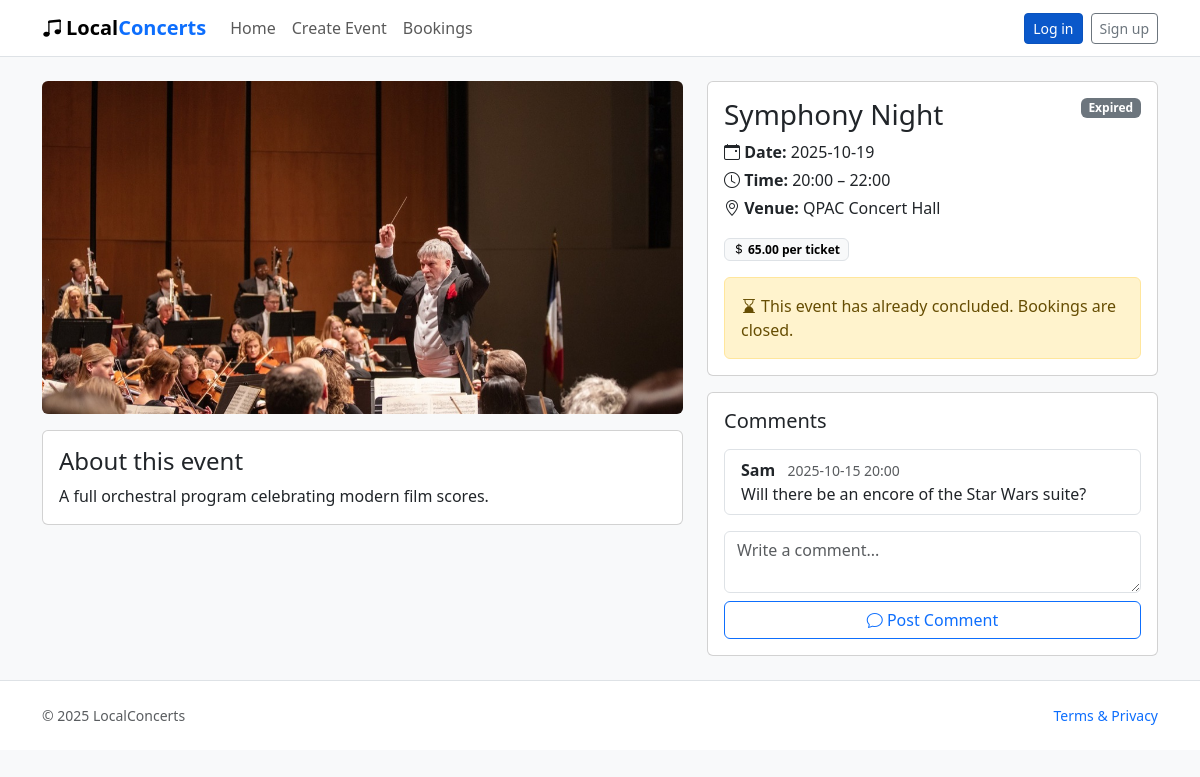
The page /events/3 on the database as committed earlier.
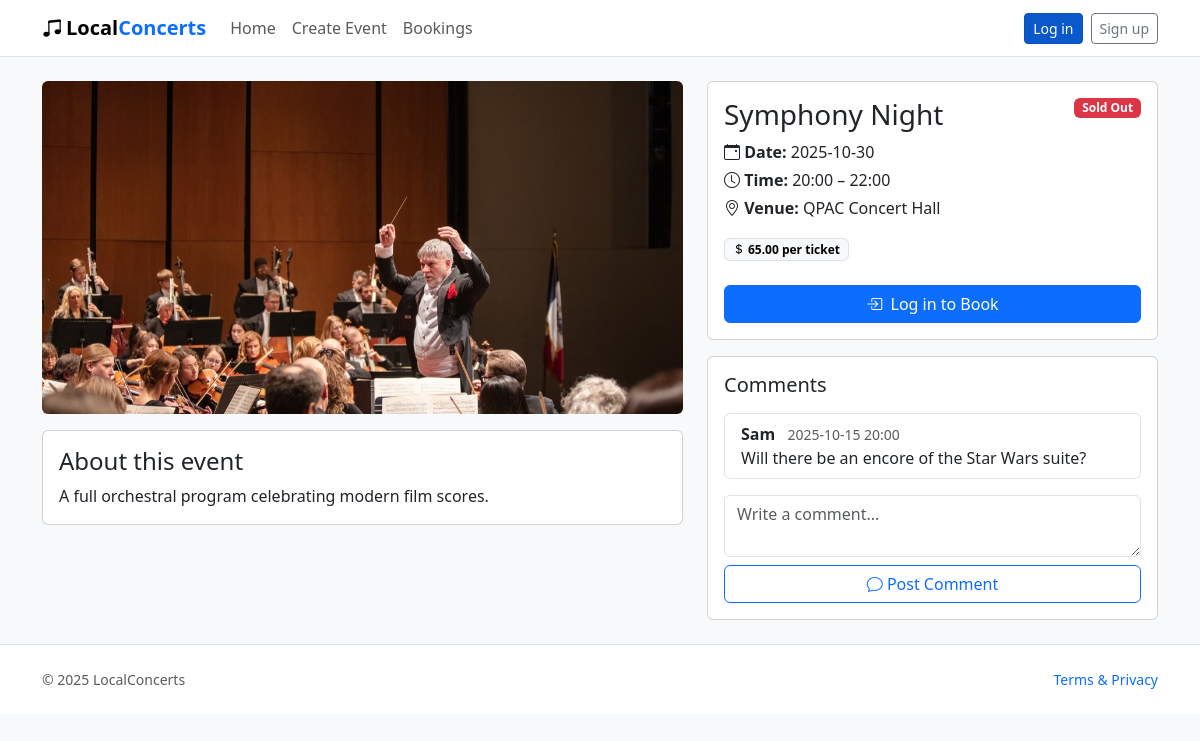
The same page on the database as committed later.
### website/models.py (models this page shows)
class Event(db.Model):
    id = db.Column(db.Integer, primary_key=True)
    title = db.Column(db.String(150), nullable=False)
    venue = db.Column(db.String(150), nullable=False)
    description = db.Column(db.Text, nullable=False)
    start_time = db.Column(db.DateTime, nullable=False)
    end_time = db.Column(db.DateTime, nullable=False)
    price = db.Column(db.Numeric(10, 2), nullable=False, default=0)
    status = db.Column(db.String(40), nullable=False, default='Open')
    category = db.Column(db.String(60))
    image_url = db.Column(db.String(255))
    comments = db.relationship('Comment', back_populates='event', cascade='all, delete-orphan')
    orders = db.relationship('Order', back_populates='event', cascade='all, delete-orphan')
    @property
    def is_expired(self) -> bool:
        reference = self.end_time or self.start_time
        if reference is None:
            return False
        return reference < datetime.utcnow()
    @property
    def display_status(self) -> str:
        base_status = (self.status or '').strip()
        if self.is_expired and base_status.lower() not in {'cancelled', 'expired'}:
            return 'Expired'
        return base_status or 'Open'

### website/views.py (the view)
@main_bp.route('/events/<int:event_id>')
def event(event_id: int):
    event = db.session.get(Event, event_id)
    if event is None:
        abort(404)
    booking_form = BookingForm()
    image_url = event.image_url
    if image_url:
        if image_url.startswith(('http://', 'https://')):
            resolved_image_url = image_url
        else:
            normalized_path = image_url.lstrip('/')
            if normalized_path.startswith('static/'):
                normalized_path = normalized_path[len('static/'):]
            resolved_image_url = url_for('static', filename=normalized_path)
    else:
        resolved_image_url = url_for('static', filename='img/hero1.jpg')
    return render_template('event.html', event=event, event_image_url=resolved_image_url, booking_form=booking_form)

### website/forms.py
class BookingForm(FlaskForm):
    quantity = SelectField(
        "Tickets",
        choices=[(1, "1"), (2, "2"), (3, "3"), (4, "4"), (5, "5"), (6, "6"), (7, "7"), (8, "8")],
        coerce=int,
        validators=[InputRequired()],
    )
    submit = SubmitField("Book Now")

### website/templates/event.html (shortened to what the changed rows need)
<!doctype html>
<html lang="en">
<head>
  <link href="https://cdn.jsdelivr.net/npm/bootstrap@5.3.3/dist/css/bootstrap.min.css" rel="stylesheet"/>
  <link href="https://cdn.jsdelivr.net/npm/bootstrap-icons@1.11.3/font/bootstrap-icons.css" rel="stylesheet"/>
  <link rel="stylesheet" href="{{ url_for('static', filename='style/styles.css') }}"/>
</head>
<body>
  <main class="container py-4">
    <div class="row g-4">
      <div class="col-lg-7">
        <div class="card">
          <div class="card-body">
            <h4 class="card-title">About this event</h4>
            <p class="mb-0">{{ event.description }}</p>
          </div>
        </div>
      </div>
      <div class="col-lg-5">
        <div class="card">
          <div class="card-body">
            <div class="d-flex justify-content-between align-items-start mb-2">
              <h3 class="mb-0">{{ event.title }}</h3>
              {% set status_label = event.display_status %}
              {% if status_label %}
              {% set status_lower = status_label|lower %}
              {% set badge_class = 'secondary' %}
              {% if 'open' in status_lower %}
                {% set badge_class = 'success' %}
              {% elif 'sold' in status_lower %}
                {% set badge_class = 'danger' %}
              {% elif 'cancel' in status_lower %}
                {% set badge_class = 'dark' %}
              {% elif 'expired' in status_lower %}
                {% set badge_class = 'secondary' %}
              {% endif %}
              <span class="badge text-bg-{{ badge_class }}">{{ status_label }}</span>
              {% endif %}
            </div>
            <p class="mb-1"><i class="bi bi-calendar-event"></i> <strong>Date:</strong> {{ event.start_time.strftime('%Y-%m-%d') if event.start_time else 'TBA' }}</p>
            <p class="mb-1"><i class="bi bi-clock"></i> <strong>Time:</strong>
              {% if event.start_time and event.end_time %}
                {{ event.start_time.strftime('%H:%M') }} – {{ event.end_time.strftime('%H:%M') }}
              {% else %}
                TBA
              {% endif %}
            </p>
            <p class="mb-3"><i class="bi bi-geo-alt"></i> <strong>Venue:</strong> {{ event.venue }}</p>
            <div class="mb-3"><span class="badge text-bg-light border"><i class="bi bi-currency-dollar"></i> {{ '{:.2f}'.format(event.price) if event.price is not none else '0.00' }} per ticket</span></div>
            {% if event.is_expired %}
              <div class="alert alert-warning mb-0" role="alert">
                <i class="bi bi-hourglass-bottom me-1"></i>This event has already concluded. Bookings are closed.
              </div>
            {% else %}
              {% if current_user.is_authenticated %}
                <form method="post" action="{{ url_for('main.book_event', event_id=event.id) }}" class="mt-2">
                  {{ booking_form.hidden_tag() }}
                  <div class="row g-2 align-items-end">
                    <div class="col-12 col-sm-6">
                      {% set quantity_classes = 'form-select' + (' is-invalid' if booking_form.quantity.errors else '') %}
                      {{ booking_form.quantity.label(class_='form-label') }}
                      {{ booking_form.quantity(class_=quantity_classes) }}
                      {% if booking_form.quantity.errors %}
                        <div class="invalid-feedback d-block">{{ booking_form.quantity.errors[0] }}</div>
                      {% endif %}
                    </div>
                    <div class="col-12 col-sm-6">
                      <label class="form-label">Ticket Type</label>
                      <div class="form-control bg-light">General Admission</div>
                      <div class="form-text">Single-tier tickets for this prototype.</div>
                    </div>
                  </div>
                  <div class="d-grid mt-3">
                    {{ booking_form.submit(class_='btn btn-primary') }}
                  </div>
                  <div class="form-text mt-2">Your booking appears instantly in the Bookings page.</div>
                </form>
              {% else %}
                <a href="{{ url_for('auth.login', next=url_for('main.event', event_id=event.id)) }}" class="btn btn-primary w-100 mt-2">
                  <i class="bi bi-box-arrow-in-right me-1"></i> Log in to Book
                </a>
              {% endif %}
            {% endif %}
          </div>
        </div>
      </div>
    </div>
  </main>
</body>
</html>

Rows that differ between the two databases and show on the page:
changed Event "Symphony Night": status (not shown) → "Sold Out"; start_time "2025-10-19" → "2025-10-30"
Other text that changed with them:
{{ status_label }}: "Expired" → (not shown)
text no longer shown: "This event has already concluded. Bookings are closed."
text now shown: "Log in to Book"
